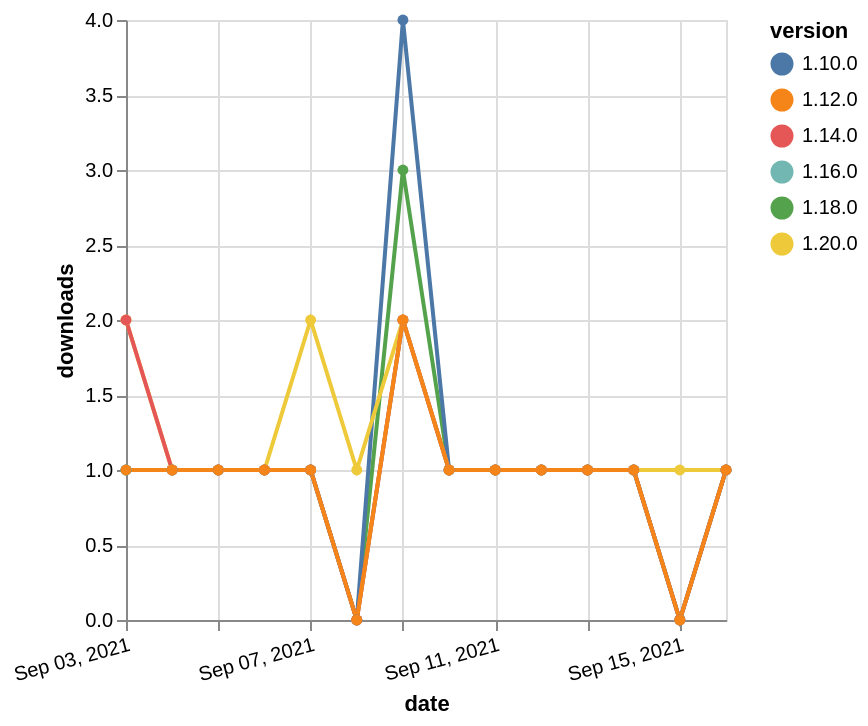

Express this chart as Vega-Lite.
### Vega-Lite specification from a JSON file in a GitHub repository (floating-point values rounded to 4 significant figures)
{"$schema": "https://vega.github.io/schema/vega-lite/v5.json", "description": "A simple bar chart with embedded data.", "data": {"values": [{"date": "2021-09-03", "total": 175, "delta": 1, "version": "1.18.0"}, {"date": "2021-09-04", "total": 176, "delta": 1, "version": "1.18.0"}, {"date": "2021-09-05", "total": 177, "delta": 1, "version": "1.18.0"}, {"date": "2021-09-06", "total": 178, "delta": 1, "version": "1.18.0"}, {"date": "2021-09-07", "total": 179, "delta": 1, "version": "1.18.0"}, {"date": "2021-09-08", "total": 179, "delta": 0, "version": "1.18.0"}, {"date": "2021-09-09", "total": 182, "delta": 3, "version": "1.18.0"}, {"date": "2021-09-10", "total": 183, "delta": 1, "version": "1.18.0"}, {"date": "2021-09-11", "total": 184, "delta": 1, "version": "1.18.0"}, {"date": "2021-09-12", "total": 185, "delta": 1, "version": "1.18.0"}, {"date": "2021-09-13", "total": 186, "delta": 1, "version": "1.18.0"}, {"date": "2021-09-14", "total": 187, "delta": 1, "version": "1.18.0"}, {"date": "2021-09-15", "total": 187, "delta": 0, "version": "1.18.0"}, {"date": "2021-09-16", "total": 188, "delta": 1, "version": "1.18.0"}, {"date": "2021-09-03", "total": 408, "delta": 1, "version": "1.10.0"}, {"date": "2021-09-04", "total": 409, "delta": 1, "version": "1.10.0"}, {"date": "2021-09-05", "total": 410, "delta": 1, "version": "1.10.0"}, {"date": "2021-09-06", "total": 411, "delta": 1, "version": "1.10.0"}, {"date": "2021-09-07", "total": 412, "delta": 1, "version": "1.10.0"}, {"date": "2021-09-08", "total": 412, "delta": 0, "version": "1.10.0"}, {"date": "2021-09-09", "total": 416, "delta": 4, "version": "1.10.0"}, {"date": "2021-09-10", "total": 417, "delta": 1, "version": "1.10.0"}, {"date": "2021-09-11", "total": 418, "delta": 1, "version": "1.10.0"}, {"date": "2021-09-12", "total": 419, "delta": 1, "version": "1.10.0"}, {"date": "2021-09-13", "total": 420, "delta": 1, "version": "1.10.0"}, {"date": "2021-09-14", "total": 421, "delta": 1, "version": "1.10.0"}, {"date": "2021-09-15", "total": 421, "delta": 0, "version": "1.10.0"}, {"date": "2021-09-16", "total": 422, "delta": 1, "version": "1.10.0"}, {"date": "2021-09-03", "total": 124, "delta": 2, "version": "1.20.0"}, {"date": "2021-09-04", "total": 125, "delta": 1, "version": "1.20.0"}, {"date": "2021-09-05", "total": 126, "delta": 1, "version": "1.20.0"}, {"date": "2021-09-06", "total": 127, "delta": 1, "version": "1.20.0"}, {"date": "2021-09-07", "total": 129, "delta": 2, "version": "1.20.0"}, {"date": "2021-09-08", "total": 130, "delta": 1, "version": "1.20.0"}, {"date": "2021-09-09", "total": 132, "delta": 2, "version": "1.20.0"}, {"date": "2021-09-10", "total": 133, "delta": 1, "version": "1.20.0"}, {"date": "2021-09-11", "total": 134, "delta": 1, "version": "1.20.0"}, {"date": "2021-09-12", "total": 135, "delta": 1, "version": "1.20.0"}, {"date": "2021-09-13", "total": 136, "delta": 1, "version": "1.20.0"}, {"date": "2021-09-14", "total": 137, "delta": 1, "version": "1.20.0"}, {"date": "2021-09-15", "total": 138, "delta": 1, "version": "1.20.0"}, {"date": "2021-09-16", "total": 139, "delta": 1, "version": "1.20.0"}, {"date": "2021-09-03", "total": 174, "delta": 1, "version": "1.16.0"}, {"date": "2021-09-04", "total": 175, "delta": 1, "version": "1.16.0"}, {"date": "2021-09-05", "total": 176, "delta": 1, "version": "1.16.0"}, {"date": "2021-09-06", "total": 177, "delta": 1, "version": "1.16.0"}, {"date": "2021-09-07", "total": 178, "delta": 1, "version": "1.16.0"}, {"date": "2021-09-08", "total": 178, "delta": 0, "version": "1.16.0"}, {"date": "2021-09-09", "total": 180, "delta": 2, "version": "1.16.0"}, {"date": "2021-09-10", "total": 181, "delta": 1, "version": "1.16.0"}, {"date": "2021-09-11", "total": 182, "delta": 1, "version": "1.16.0"}, {"date": "2021-09-12", "total": 183, "delta": 1, "version": "1.16.0"}, {"date": "2021-09-13", "total": 184, "delta": 1, "version": "1.16.0"}, {"date": "2021-09-14", "total": 185, "delta": 1, "version": "1.16.0"}, {"date": "2021-09-15", "total": 185, "delta": 0, "version": "1.16.0"}, {"date": "2021-09-16", "total": 186, "delta": 1, "version": "1.16.0"}, {"date": "2021-09-03", "total": 193, "delta": 2, "version": "1.14.0"}, {"date": "2021-09-04", "total": 194, "delta": 1, "version": "1.14.0"}, {"date": "2021-09-05", "total": 195, "delta": 1, "version": "1.14.0"}, {"date": "2021-09-06", "total": 196, "delta": 1, "version": "1.14.0"}, {"date": "2021-09-07", "total": 197, "delta": 1, "version": "1.14.0"}, {"date": "2021-09-08", "total": 197, "delta": 0, "version": "1.14.0"}, {"date": "2021-09-09", "total": 199, "delta": 2, "version": "1.14.0"}, {"date": "2021-09-10", "total": 200, "delta": 1, "version": "1.14.0"}, {"date": "2021-09-11", "total": 201, "delta": 1, "version": "1.14.0"}, {"date": "2021-09-12", "total": 202, "delta": 1, "version": "1.14.0"}, {"date": "2021-09-13", "total": 203, "delta": 1, "version": "1.14.0"}, {"date": "2021-09-14", "total": 204, "delta": 1, "version": "1.14.0"}, {"date": "2021-09-15", "total": 204, "delta": 0, "version": "1.14.0"}, {"date": "2021-09-16", "total": 205, "delta": 1, "version": "1.14.0"}, {"date": "2021-09-03", "total": 193, "delta": 1, "version": "1.12.0"}, {"date": "2021-09-04", "total": 194, "delta": 1, "version": "1.12.0"}, {"date": "2021-09-05", "total": 195, "delta": 1, "version": "1.12.0"}, {"date": "2021-09-06", "total": 196, "delta": 1, "version": "1.12.0"}, {"date": "2021-09-07", "total": 197, "delta": 1, "version": "1.12.0"}, {"date": "2021-09-08", "total": 197, "delta": 0, "version": "1.12.0"}, {"date": "2021-09-09", "total": 199, "delta": 2, "version": "1.12.0"}, {"date": "2021-09-10", "total": 200, "delta": 1, "version": "1.12.0"}, {"date": "2021-09-11", "total": 201, "delta": 1, "version": "1.12.0"}, {"date": "2021-09-12", "total": 202, "delta": 1, "version": "1.12.0"}, {"date": "2021-09-13", "total": 203, "delta": 1, "version": "1.12.0"}, {"date": "2021-09-14", "total": 204, "delta": 1, "version": "1.12.0"}, {"date": "2021-09-15", "total": 204, "delta": 0, "version": "1.12.0"}, {"date": "2021-09-16", "total": 205, "delta": 1, "version": "1.12.0"}]}, "width": "container", "mark": {"type": "line", "point": {"filled": true}}, "encoding": {"x": {"field": "date", "type": "temporal", "timeUnit": "yearmonthdate", "title": "date", "axis": {"labelAngle": -15}}, "y": {"field": "delta", "type": "quantitative", "title": "downloads"}, "color": {"field": "version", "type": "nominal"}, "tooltip": {"field": "delta"}}}
